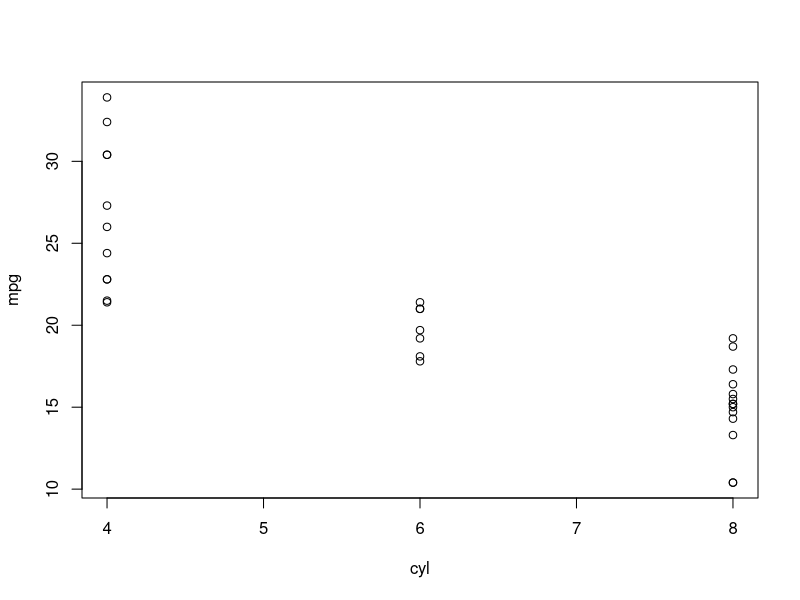

The R script that drew this image:
########
# This is just a trial script
# by @jcvdav
#
#

attach(mtcars)
windows()
plot(cyl,mpg)

# End of this script

# <(*.*<) (>*.*)> <(*.*)> ^(*.*)^ <(*.*)>